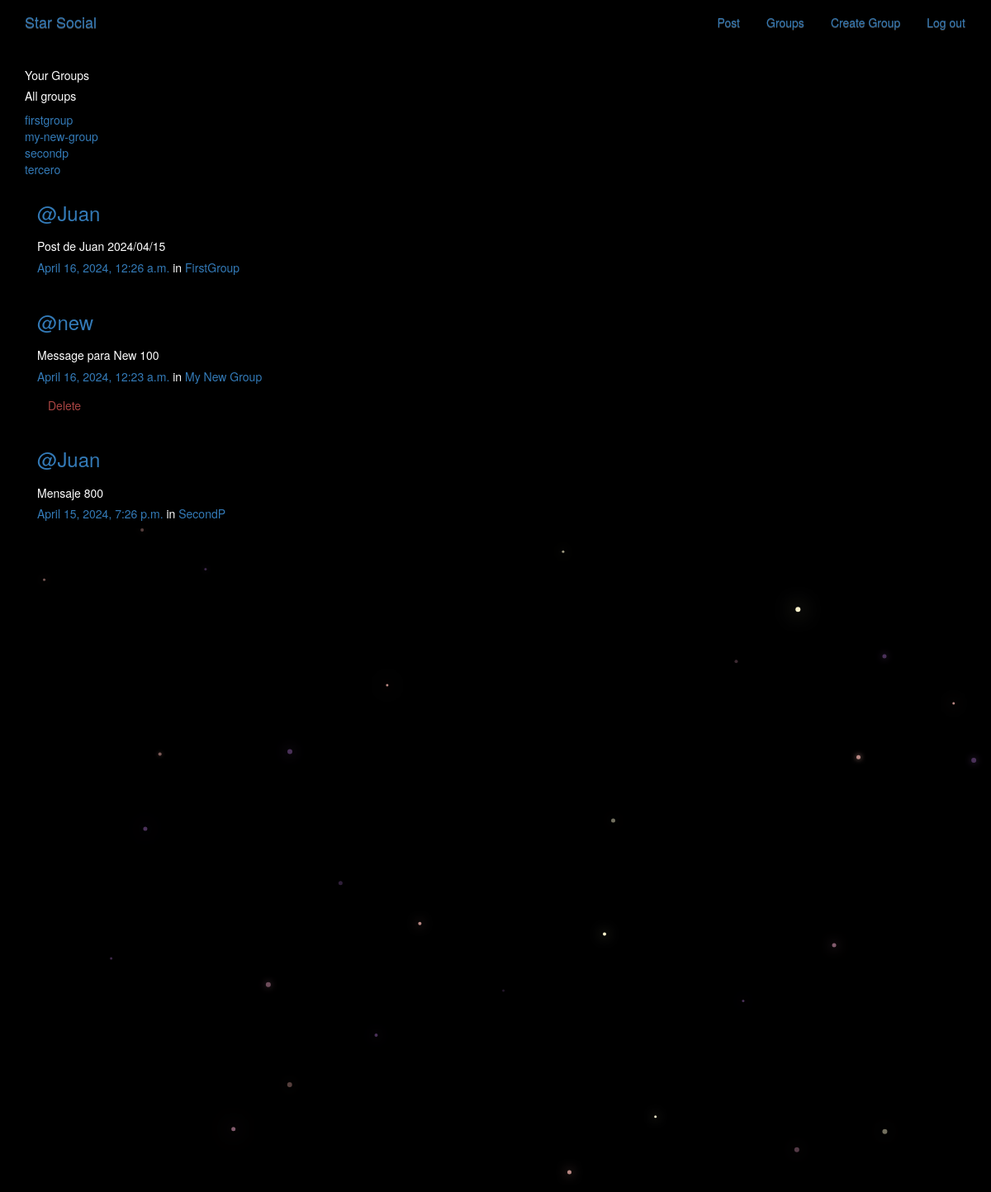
Screenshot of /posts/ (signed in) with the database file from the repository.
### groups/models.py (models this page shows, shortened)
class Group(models.Model):
    name = models.CharField(max_length=255,unique=True)
    slug = models.SlugField(allow_unicode=True,unique=True)
    description = models.TextField(blank=True,default='')
    description_html = models.TextField(editable=False,default='',blank=True)
    members = models.ManyToManyField(User,through='GroupMember')
    class Meta:
        ordering=['name']

### posts/models.py (models this page shows, shortened)
class Post(models.Model):
    user =models.ForeignKey(User,related_name='posts',on_delete=models.CASCADE)
    created_at = models.DateTimeField(auto_now=True)
    message = models.TextField()
    message_html = models.TextField(editable=False)
    group = models.ForeignKey(Group,related_name='posts', null=True,blank=True,on_delete=models.CASCADE)
    class Meta:
        ordering =['-created_at']
        unique_together =['user','message']

### posts/views.py (the view)
# urls.py: path('', views.PostList.as_view(), name="all"),
class PostList(SelectRelatedMixin,generic.ListView):
 model = models.Post
 select_related = ('user','group')
 queryset=models.Post.objects.all()
 def get_context_data(self, **kwargs):
     context = super(PostList, self).get_context_data(**kwargs)
     context['user_groups'] = Group.objects.filter(members__in=[self.request.user])
     context['all_groups'] = Group.objects.all()
     return context

### posts/templates/posts/post_list.html (shortened to what this page needs)
{% extends "posts/post_base.html" %}
{% block prepost %}
<div class='col-md-4'></div>
  {% if request.user.is_authenticated %}
  <div class='card card-with-shadow'>
    <div class='content'>
      <h5 class='title'>Your Groups</h5>
    </div>
  </div>
  {% endif %}
  <div class='card card-with-shadow'>
    <div class='content'>
      <h5 class='title'>All groups</h5>
      <ul class='list-unstyled'>
        {% for group in all_groups %}
        <li class='group li-with-bullet'><a href="{% url 'groups:single' slug=group.slug%}">{{group.slug}}</a>
        {% endfor %}
      </ul>
    </div>
</div>
{% endblock prepost %}
{% block post_content %}
<div class="col-md-8">
  {% for post in post_list %}
    {% include "posts/_post.html" %}
  {% endfor %}
</div>
{% endblock %}

### posts/templates/posts/_post.html (shortened to what this page needs)
<div class="media">
	<h3 class="mr-5"><a href="{% url 'posts:for_user' username=post.user.username %}">@{{ post.user.username }}</a></h3>
	<div class="media-body">
		<h5>{{ post.message_html|safe }}
			<time class="time"><a href="{% url 'posts:single' username=post.user.username pk=post.pk %}">{{ post.created_at }}</a></time>
			{% if post.group %}
			<span class="group-name">in <a href="#">{{ post.group.name }}</a></span>
			{% endif %}
		</h5>
		<div class="media-footer">
			{% if user.is_authenticated and post.user == user and not hide_delete %}
				<a href="{% url 'posts:delete' pk=post.pk %}" title="delete" class="btn btn-simple">
					<span class="text-danger icon-label">Delete</span>
				</a>
			{% endif %}
		</div>
	</div>
</div>

### static/simplesocial/css/master.css (style rules this page uses)
body { margin: 0; overflow: hidden; background-color: black; color:white; }

### rows the page displays
Group: slug "firstgroup"
Group: slug "my-new-group"
Group: slug "secondp"
Group: slug "tercero"
Post: user.username "Juan", message_html "Post de Juan 2024/04/15", created_at "April 16, 2024, 12:26 a.m.", group.name "FirstGroup"
Post: user.username "new", message_html "Message para New 100", created_at "April 16, 2024, 12:23 a.m.", group.name "My New Group", shows "Delete"
Post: user.username "Juan", message_html "Mensaje 800", created_at "April 15, 2024, 7:26 p.m.", group.name "SecondP"
